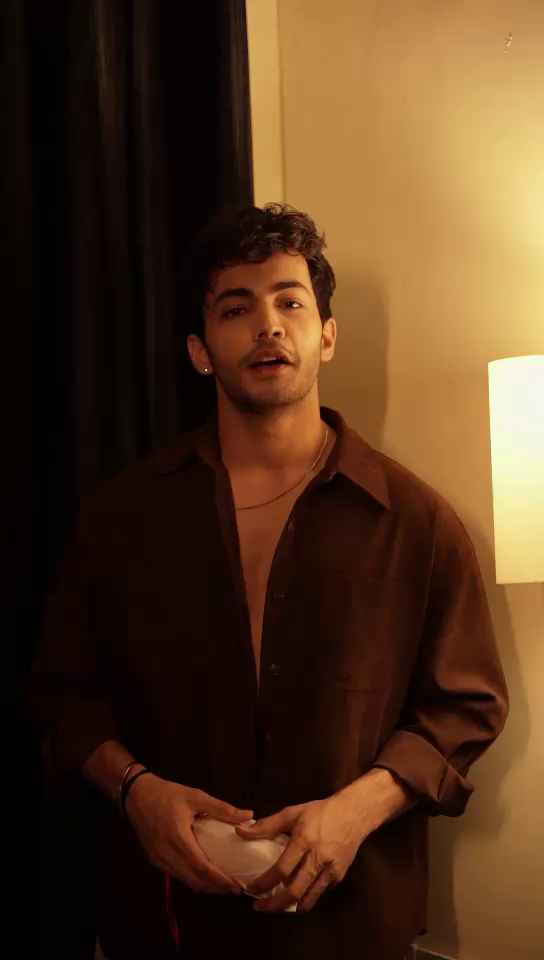
#> input picture video_processing/frames1/frame_1.png, 544 x 960 px; its folder holds only this picture in this run
$ python filter.py
#> lines starting #> are read from the running program, lines starting #| are printed output that depends on the picture
import os
import cv2
import pytesseract

input_dir = "frames1"
output_dir = "optimised_frames1"
os.makedirs(output_dir, exist_ok=True)

for filename in os.listdir(input_dir):
    if filename.lower().endswith(('.png', '.jpg', '.jpeg')):
        filepath = os.path.join(input_dir, filename)
        image = cv2.imread(filepath)
#> image is the input picture: shape (960, 544, 3); mean B, G, R 29.9, 53.3, 81.4

        gray = cv2.cvtColor(image, cv2.COLOR_BGR2GRAY)
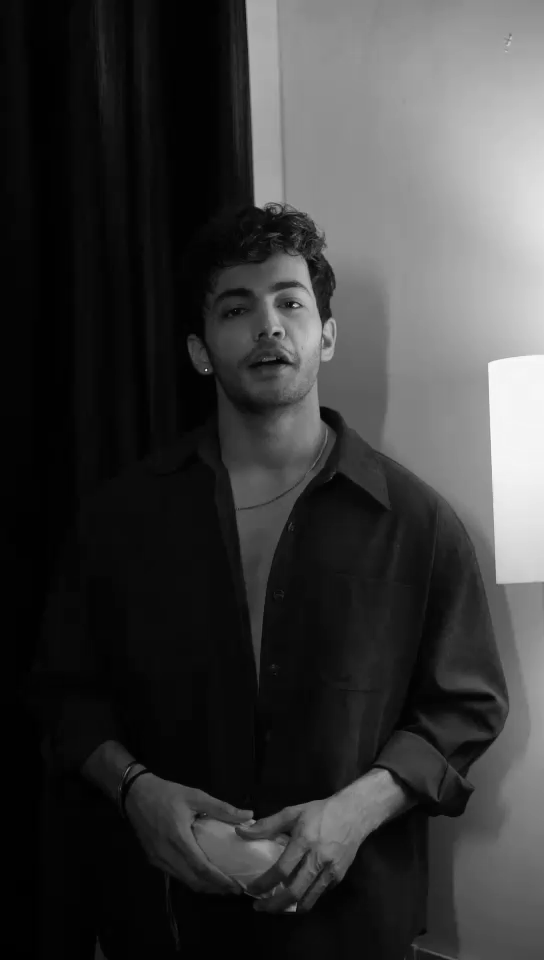
#> gray: shape (960, 544); min 0, max 250, mean 59

#> (the run stopped early here; a loop or call above may not have finished)

$ run again, on video_processing/frames1/frame_13.png
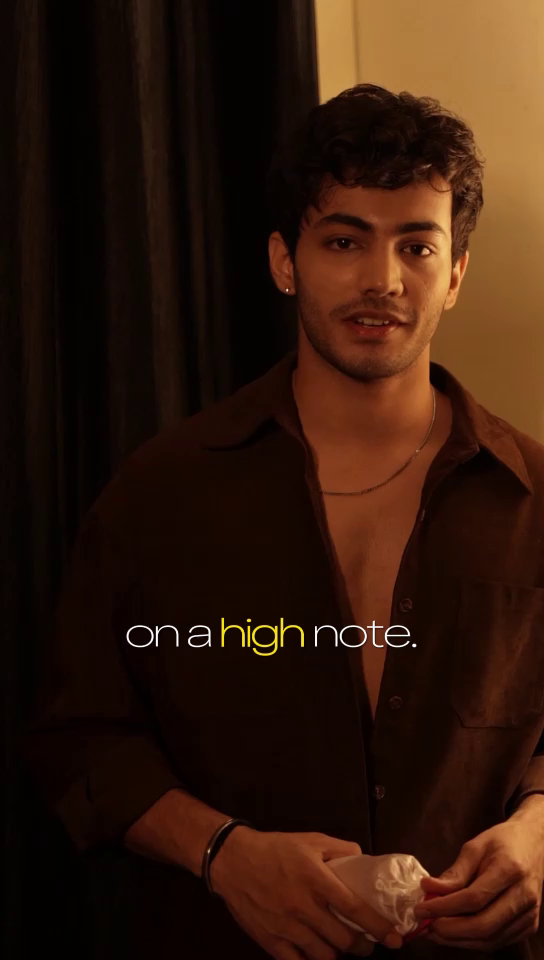
#> input picture video_processing/frames1/frame_13.png, 544 x 960 px
#> image is the input picture: shape (960, 544, 3); mean B, G, R 12.6, 25.4, 50.1
#> `gray = cv2.cvtColor(image, cv2.COLOR_BGR2GRAY)`:
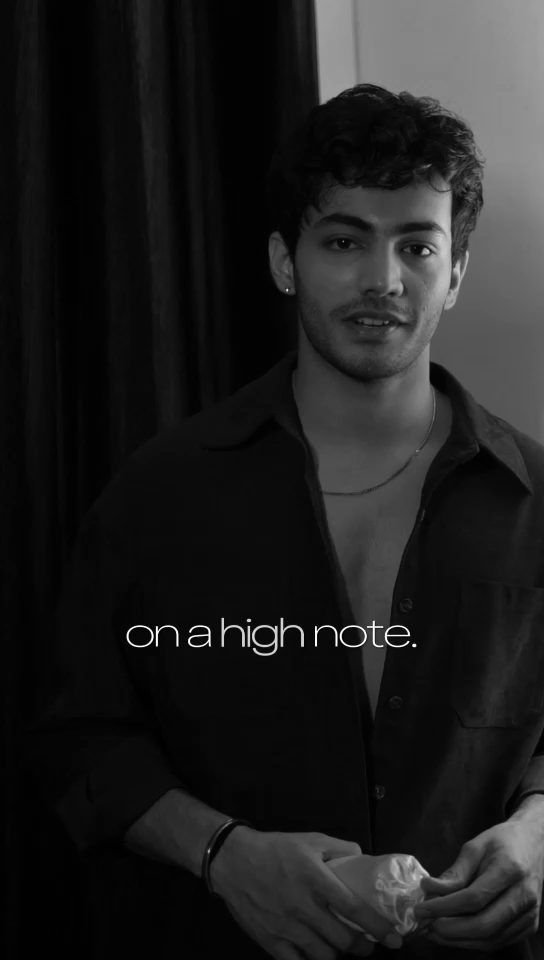
#> gray: shape (960, 544); min 0, max 255, mean 31.3

$ run again, on video_processing/frames1/frame_14.png
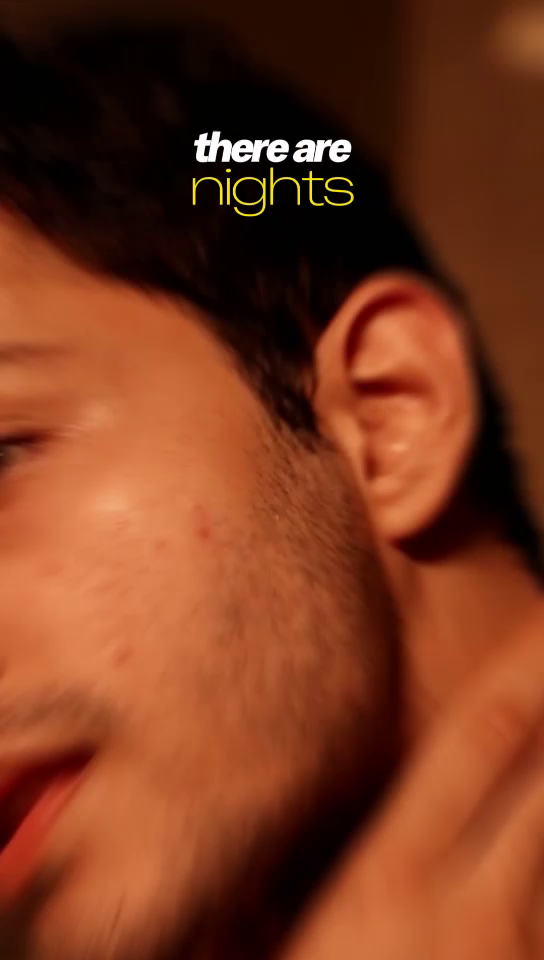
#> input picture video_processing/frames1/frame_14.png, 544 x 960 px
#> image is the input picture: shape (960, 544, 3); mean B, G, R 30.4, 57.1, 120.9
#> `gray = cv2.cvtColor(image, cv2.COLOR_BGR2GRAY)`:
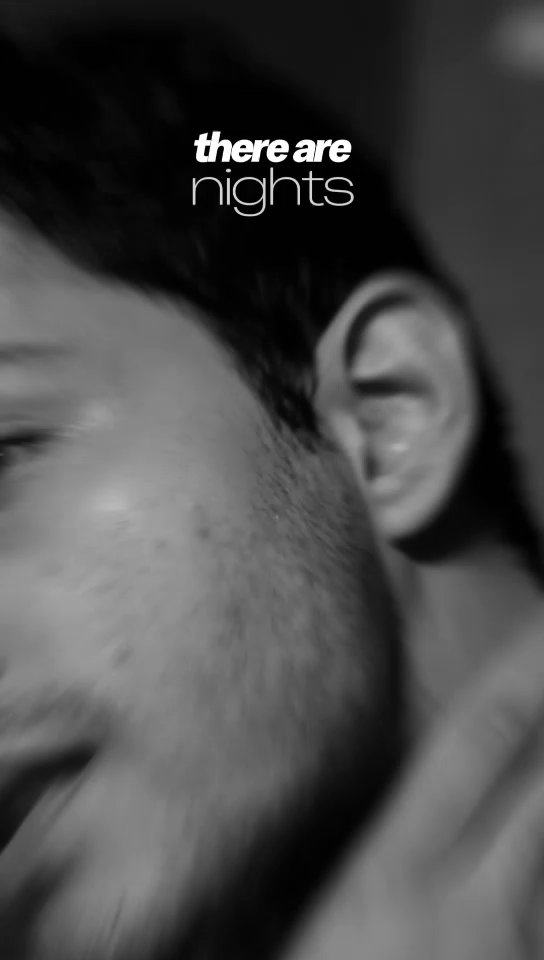
#> gray: shape (960, 544); min 0, max 255, mean 73.1

$ run again, on video_processing/frames1/frame_15.png
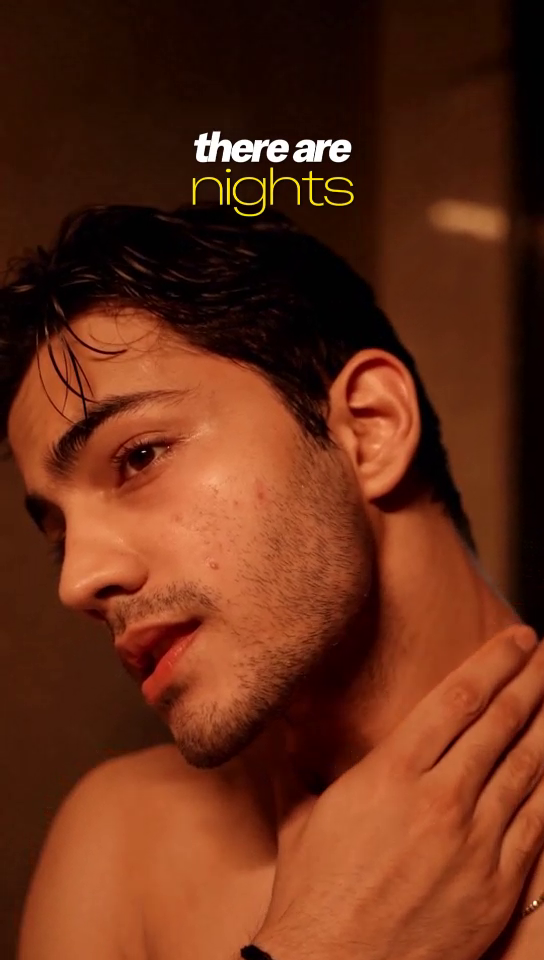
#> input picture video_processing/frames1/frame_15.png, 544 x 960 px
#> image is the input picture: shape (960, 544, 3); mean B, G, R 23.9, 47.1, 104.3
#> `gray = cv2.cvtColor(image, cv2.COLOR_BGR2GRAY)`:
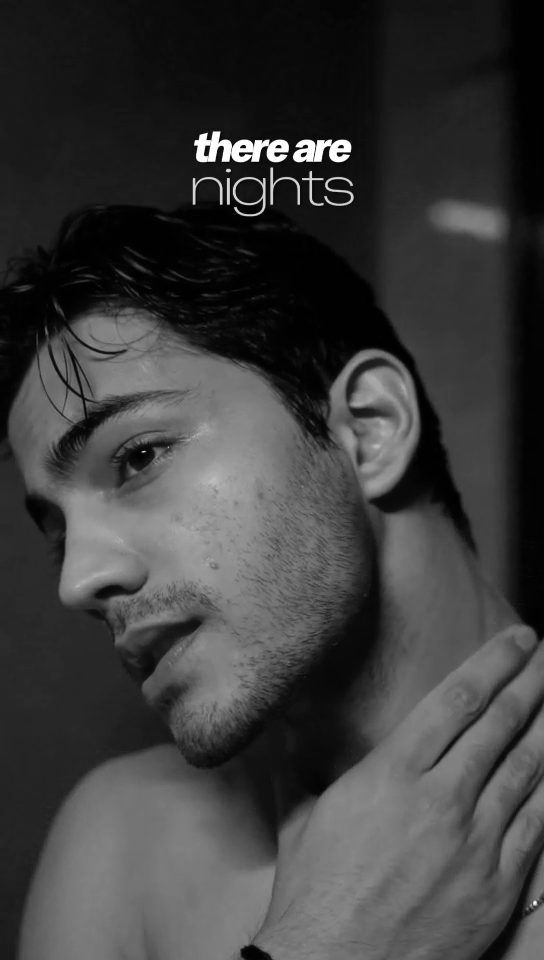
#> gray: shape (960, 544); min 0, max 255, mean 61.5

$ run again, on video_processing/frames1/frame_10.png
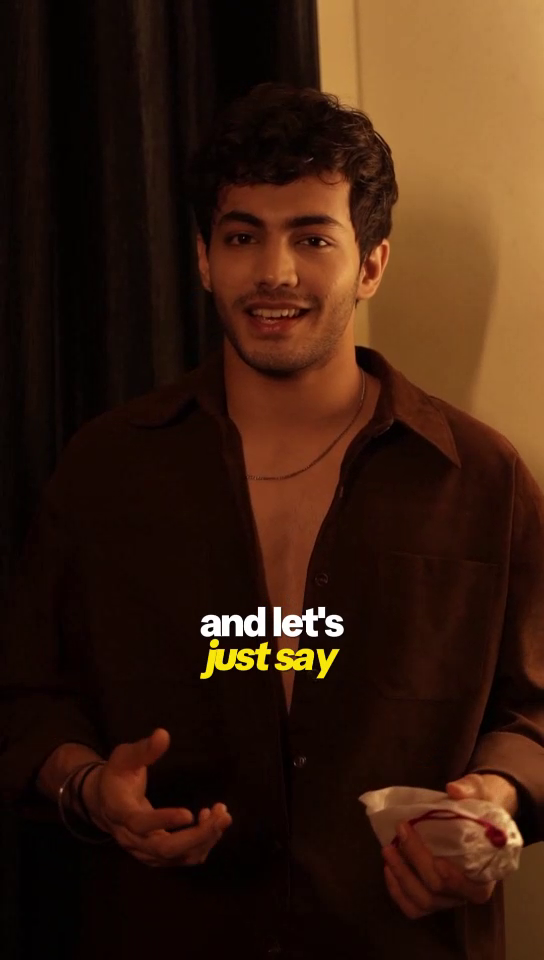
#> input picture video_processing/frames1/frame_10.png, 544 x 960 px
#> image is the input picture: shape (960, 544, 3); mean B, G, R 16, 31.2, 58.1
#> `gray = cv2.cvtColor(image, cv2.COLOR_BGR2GRAY)`:
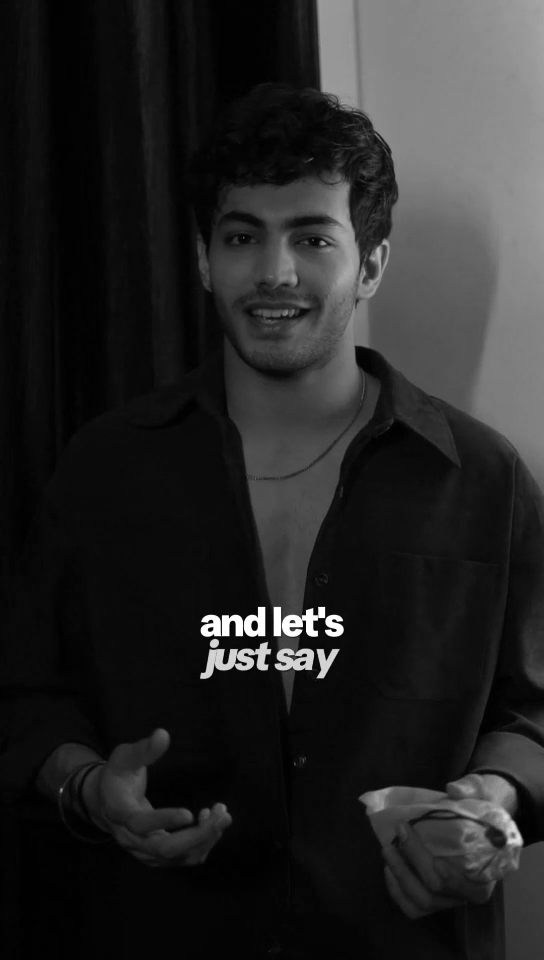
#> gray: shape (960, 544); min 0, max 255, mean 37.5
